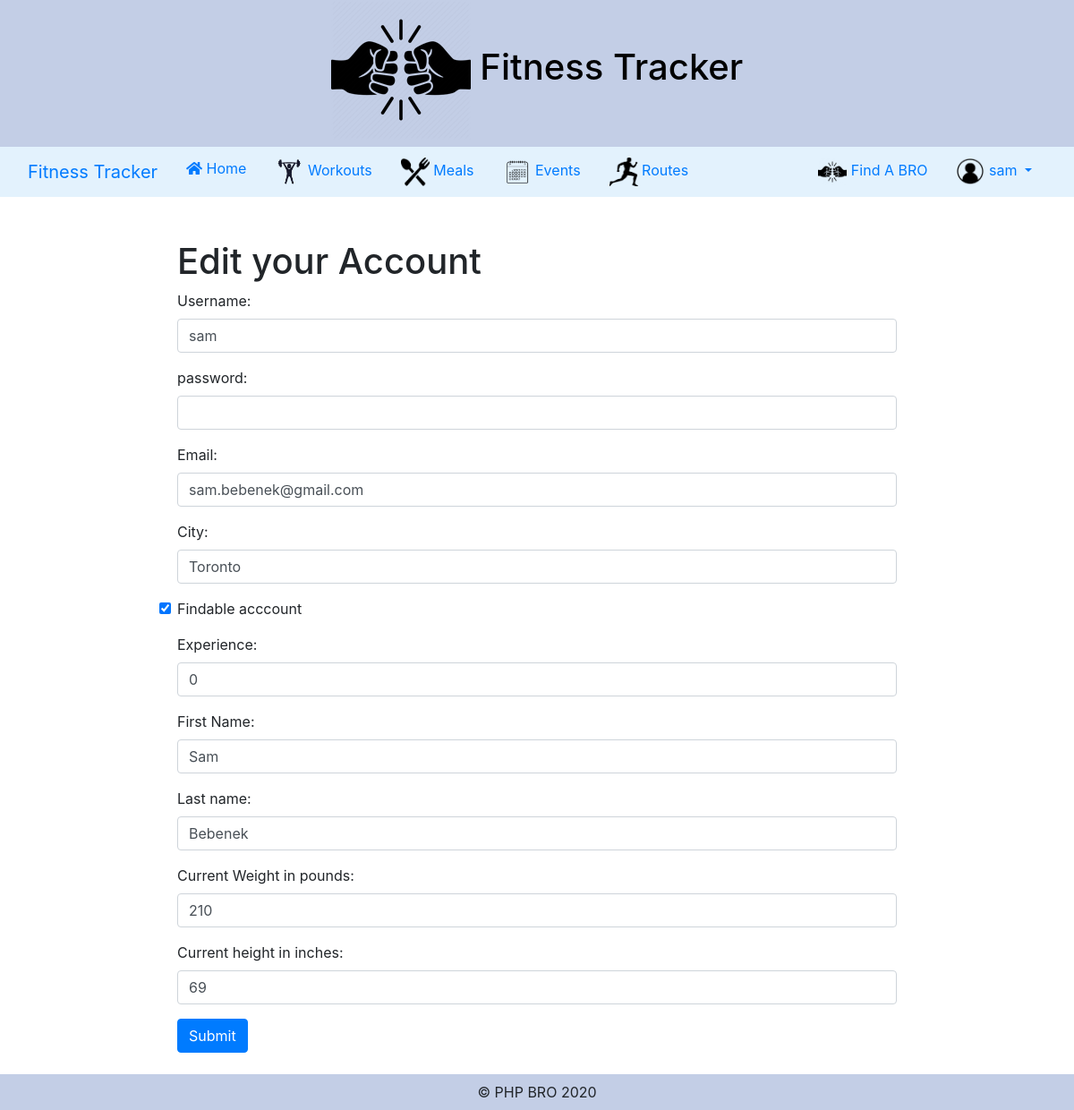
Screenshot of /views/StatusAccount/Update.php (signed in) with the database file from the repository.
### tables this page shows
CREATE TABLE `accounts` (
  `id` int(11) NOT NULL,
  `username` varchar(255) NOT NULL,
  `password` varchar(255) NOT NULL,
  `email` varchar(255) NOT NULL,
  `city` varchar(255) NOT NULL,
  `is_findable` tinyint(1) NOT NULL,
  `experience` int(11) NOT NULL DEFAULT '0',
  `first_name` varchar(255) NOT NULL,
  `last_name` varchar(255) NOT NULL,
  `current_weight` int(11) DEFAULT NULL,
  `current_height` int(11) DEFAULT NULL,
  `is_admin` tinyint(1) NOT NULL DEFAULT '0'
);

### includes/Database.php (called while the page is built, shortened)
<?php
class Database {
    private static $username = 'root';
    private static $password = 'root';
    private static $dsn = 'mysql:host=localhost;dbname=phpbro';
    private static $dbcon;
    public static function GetDb() {
        try {
            if (!isset(self::$dbcon)) {
                self::$dbcon = new \PDO(self::$dsn, self::$username, self::$password);
            }
        }
        catch (\PDOException $e) {
            $msg = $e->getMessage();
            exit();
        }
        return self::$dbcon;
    }
}
?>

### controllers/StatusAccountController.php (called while the page is built, shortened)
<?php
class StatusAccountController{
    private $dbcon;
    public function __construct($dbcon)
    {
        $this->dbcon = $dbcon;
    }
    public function getAccount($id)
    {
        $sql = "SELECT * FROM accounts WHERE id = :id";
        $pdostm = $this->dbcon->prepare($sql);
        $pdostm->bindParam(':id', $id);
        $pdostm->execute();
        $accounts =  $pdostm->fetchAll(\PDO::FETCH_OBJ);
        return $accounts;
    }
}
?>

### views/StatusAccount/Update.php (the view, shortened to what this page needs)
<?php
require_once '../../includes/Database.php';
require_once '../../models/StatusAccount.php';
require_once '../../controllers/StatusAccountController.php';
$account_controller = new StatusAccountController(Database::GetDb());
$currUser = $account_controller->getAccount($_SESSION['id'])[0];
require_once "../Master/header.php";
?>
<div class="mx-auto p-5 w-75">
    <h1>Edit your Account</h1>
    <form action="" method="post">
        <div class="form-group">
            <label>Username:</label>
            <input type="text" name="username" class="form-control" value="<?echo $currUser->username;?>" ></input>
        </div>
        <div class="form-group">
            <label>password:</label>
            <input type="password" name="password" class="form-control" ></input>
        </div>
        <div class="form-group">
            <label>Email:</label>
            <input type="email" name="email" class="form-control" value="<?echo $currUser->email;?>"></input>
        </div>
        <div class="form-group">
            <label>City:</label>
            <input type="text" name="city" class="form-control" value="<?echo $currUser->city;?>"></input>
        </div>
        <div class="form-group">
            <input type="checkbox" name="isFindable" id="isFindable" class="form-check-input" <?php if ($currUser->is_findable == 1) {
                                                                                                echo "checked";
                                                                                            } ?>></input>
            <label for="isFindable" class="form-check-label">Findable acccount</label>
        </div>
        <div class="form-group">
            <label>Experience:</label>
            <input type="number" name="exp" class="form-control" value="<?echo $currUser->experience;?>" ></input>
        </div>
        <div class="form-group">
            <label>First Name:</label>
            <input type="text" name="fname" class="form-control" value="<?echo $currUser->first_name;?>"></input>
        </div>
        <div class="form-group">
            <label>Last name:</label>
            <input type="text" name="lname" class="form-control" value="<?echo $currUser->last_name;?>"></input>
        </div>
        <div class="form-group">
            <label>Current Weight in pounds:</label>
            <input type="number" name="weight" class="form-control" value="<?echo $currUser->current_weight;?>"></input>
        </div>
        <div class="form-group">
            <label>Current height in inches:</label>
            <input type="number" name="height" class="form-control" value="<?echo $currUser->current_height;?>"></input>
        </div>
        <button type="submit" name="updateAccount" class="btn btn-primary">Submit</button>
    </form>
</div>
<?php
require_once "../Master/footer.php";?>

### rows the page displays
accounts: username "sam", email "sam.bebenek@gmail.com", city "Toronto", is_findable "☑", exp "0", fname "Sam", lname "Bebenek", weight "210", height "69"

### other values shown
$_SESSION["username"] "sam"
